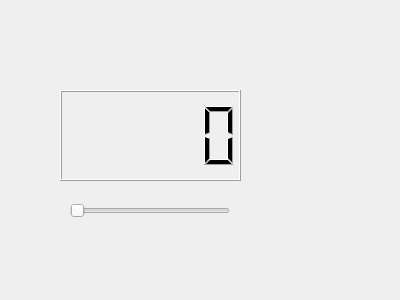
<?xml version="1.0" encoding="UTF-8"?>
<ui version="4.0">
 <class>Form</class>
 <widget class="QWidget" name="Form">
  <property name="geometry">
   <rect>
    <x>0</x>
    <y>0</y>
    <width>400</width>
    <height>300</height>
   </rect>
  </property>
  <property name="windowTitle">
   <string>Form</string>
  </property>
  <widget class="QSlider" name="horizontalSlider">
   <property name="geometry">
    <rect>
     <x>70</x>
     <y>200</y>
     <width>160</width>
     <height>22</height>
    </rect>
   </property>
   <property name="orientation">
    <enum>Qt::Horizontal</enum>
   </property>
  </widget>
  <widget class="QLCDNumber" name="lcdNumber">
   <property name="geometry">
    <rect>
     <x>60</x>
     <y>90</y>
     <width>181</width>
     <height>91</height>
    </rect>
   </property>
  </widget>
 </widget>
 <resources/>
 <connections/>
</ui>
